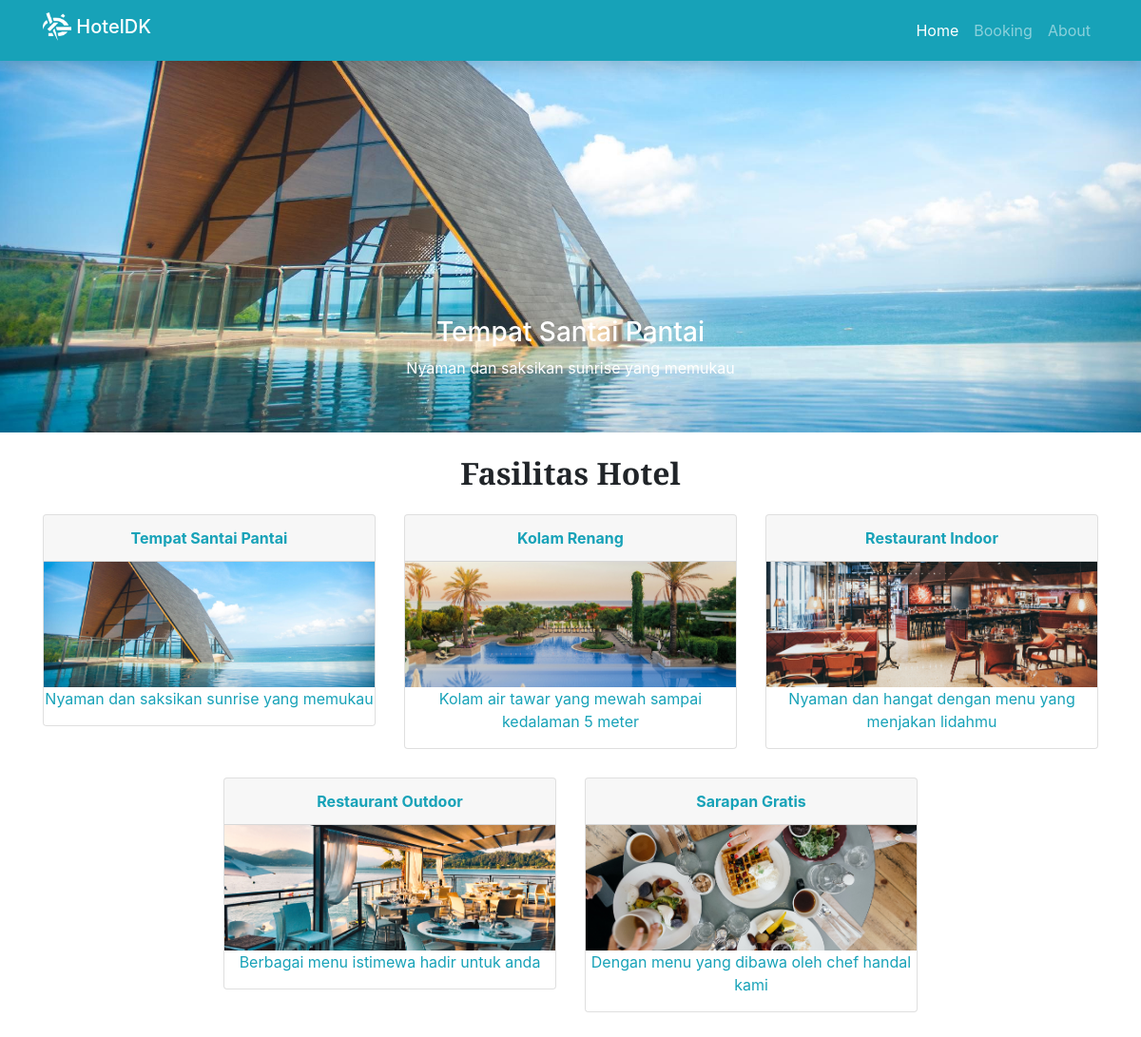
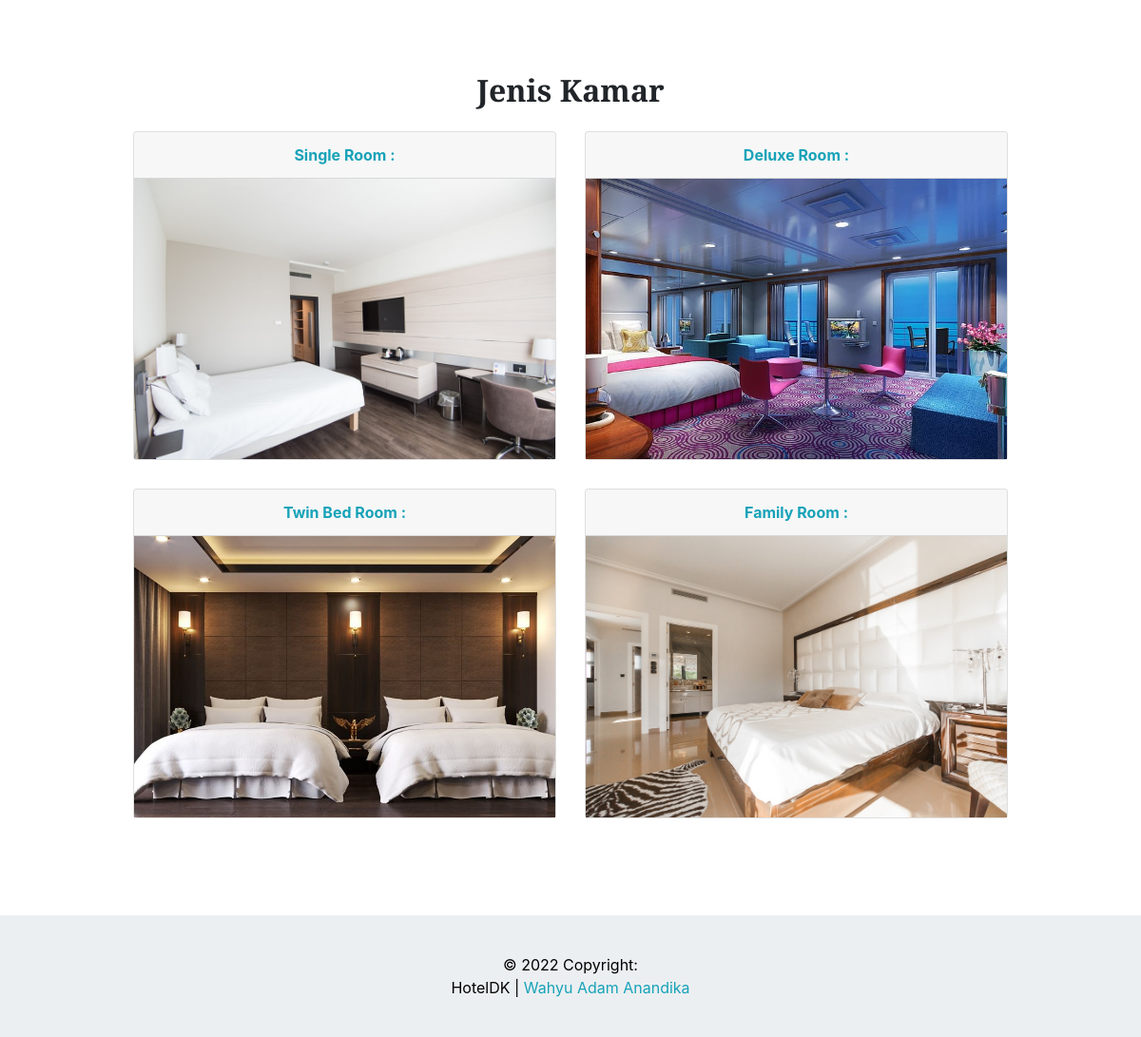
The page / on the database its author committed (2 pictures, top to bottom).
### tables this page shows
CREATE TABLE `tb_fasilitas_umum` (
  `id` int(11) NOT NULL,
  `nama_fasilitas` varchar(50) NOT NULL,
  `keterangan` text NOT NULL,
  `gambar` varchar(100) NOT NULL
);

CREATE TABLE `tb_fasilitas_kamar` (
  `id` int(11) NOT NULL,
  `id_kamar` int(11) NOT NULL,
  `fasilitas` varchar(100) NOT NULL,
  `gambar` varchar(100) NOT NULL
);

CREATE TABLE `tb_kamar` (
  `id_kamar` int(11) NOT NULL,
  `nama_kamar` varchar(50) NOT NULL,
  `total_kamar` int(5) NOT NULL,
  `harga` int(50) NOT NULL
);

### home_content.php (the view, shortened to what this page needs)
<h1 class="text-center my-4"><b>Fasilitas Hotel</b></h1>
 <div class="container">
    <div class="row justify-content-center align-item-center text-center">
                  <?php
            $sql = "SELECT * FROM tb_fasilitas_umum ORDER BY id DESC LIMIT 5";
            $result = $conn->query($sql);
            if ($result->num_rows > 0) {
              while($row = $result->fetch_assoc()) {
                $nf= $row["nama_fasilitas"];
                $gambar= $row["gambar"];
                $ket = $row["keterangan"];
            ?>
        <div class="col-md-4" style="margin-bottom: 30px;">
            <div class="pop-up">
            <a class="card card-light" href="room.php">
                <div class="card-header text-center">
                    <b><?php echo $nf ; ?></b>
                </div>
                <div class="card-body p-0">
                    <img class="img-fluid h-auto" src="<?php echo $gambar ; ?>" alt="Gambar">
                    <p><?php echo $ket ; ?> </p>
                </div>
            </a>
            </div>
        </div>
                            <?php
                      }
                    }
                    ?>
    </div>
</div>
<br>
<br>
<h1 class="text-center my-4"><b>Jenis Kamar</b></h1>
<div class="container">
    <div class="row justify-content-center align-item-center text-center">
                  <?php
     $sql = "SELECT * FROM tb_fasilitas_kamar ORDER BY id DESC LIMIT 5";
      $result = $conn->query($sql);
       if ($result->num_rows > 0) {
        while($row = $result->fetch_assoc()) {
         $idk= $row["id_kamar"];
         $gambar= $row["gambar"];
         $sql2    = "SELECT nama_kamar FROM tb_kamar WHERE id_kamar= '$idk'";
         $result2 = $conn->query($sql2);
         $row2    = $result2->fetch_assoc();
   ?>
        <div class="col-md-5" style="margin-bottom: 30px;">
            <div class="card">
            <a class="card-light" data-bs-toggle="collapse" href="#collapseX<?php echo $idk; ?>" role="button" aria-expanded="false" aria-controls="collapseX<?php echo $idk; ?>">
                <div class="card-header text-center">
                    <b><?php echo $row2["nama_kamar"]; ?> :</b>
                </div>
                <div class="card-body p-0">
                    <img class="img-fluid h-auto" src="<?php echo $gambar; ?>" alt="Card image">
                </div>
            </a>
            </div>
        </div>
                            <?php
                      }
                    }
                    ?>
    </div>
</div>

### header.php (shortened to what this page needs)
<link href="https://cdnjs.cloudflare.com/ajax/libs/magnific-popup.js/1.1.0/magnific-popup.min.css" rel="stylesheet" />
<link href="assets/vendor/bootstrap-datepicker/css/bootstrap-datepicker.css" rel="stylesheet" />
<link rel="stylesheet" href="https://cdn.jsdelivr.net/npm/bootstrap-icons@1.8.1/font/bootstrap-icons.css">
<link href="css/styles.css" rel="stylesheet" />

### index.php (shortened to what this page needs)
<?php
  include "action/hotel_name.php";
  include "header.php";
?>
<!DOCTYPE html>
<html lang="en">
<head>
</head>
<body>
<nav class="navbar navbar-expand-md navbar-dark fixed-top bg-info shadow">
  <div class="container">
    <a class="navbar-brand h1 js-scroll-trigge" href="./">
      <img src="hotel.png" width="30" height="30" class="d-inline-block align-top img-circle" alt="Logo">
        <?php echo $_SESSION['hotel_judul'] ?>
    </a>
    <div class="collapse navbar-collapse" id="navbarNav">
      <ul class="navbar-nav ml-auto">
        <li class="nav-item active"><a class="nav-link js-scroll-trigger" href="index.php">Home</a></li>
        <li class="nav-item"><a class="nav-link js-scroll-trigger" href="room.php" id="">Booking</a></li>
        <li class="nav-item"><a class="nav-link js-scroll-trigger" href="about.php" id="">About</a></li>
      </ul>
    </div>
  </div>
</nav>
<?php include 'banner.php'; ?>
<?php include 'home_content.php'; ?>
<?php include 'footer.php'; ?>
</body>
</html>

### banner.php
<div id="carouselExampleIndicators" class="carousel slide" data-bs-ride="carousel"  data-ride="carousel">
   <div class="carousel-inner">
        <?php
            $aktif="active";
            $sql = "SELECT * FROM tb_fasilitas_umum ORDER BY id DESC LIMIT 5";
            $result = $conn->query($sql);
            if ($result->num_rows > 0) {
              while($row = $result->fetch_assoc()) {
                $nf= $row["nama_fasilitas"];
                $gambar= $row["gambar"];
                $ket = $row["keterangan"];
        ?>
              <div class="carousel-item <?php echo $aktif;?> ">
                <img src="<?php echo $gambar; ?>" class="img-fluid h-auto" style="width:100%">
                  <div class="carousel-caption">
                    <h3><?php echo $nf; ?></h3>
                    <p><?php echo $ket; ?></p>
                  </div>
              </div>
        <?php
            $aktif="";
              }
            }
        ?>
   </div>
</div>

### footer.php (shortened to what this page needs)
<br>
<br>
<br>
<footer class="footerr">
  <br>
  <div class="text-center py-3">© 2022 Copyright:
    <br><?php echo $_SESSION['hotel_judul'] . "  |  "?>
    <a class="text-info" href="https://www.instagram.com/wahyu_adam_dk"> Wahyu Adam Anandika</a>
  </div>
  <br>
</footer>

### footer.php (style rules this page uses)
.footerr { color: black; background-color: #eceff1 !important; }

### rows shown on the page
tb_fasilitas_umum: gambar (picture), nama_fasilitas "Tempat Santai Pantai", keterangan "Nyaman dan saksikan sunrise yang memukau"
tb_fasilitas_umum: nama_fasilitas "Kolam Renang", gambar (picture), keterangan "Kolam air tawar yang mewah sampai kedalaman 5 meter"
tb_fasilitas_umum: nama_fasilitas "Restaurant Indoor", gambar (picture), keterangan "Nyaman dan hangat dengan menu yang menjakan lidahmu"
tb_fasilitas_umum: nama_fasilitas "Restaurant Outdoor", gambar (picture), keterangan "Berbagai menu istimewa hadir untuk anda"
tb_fasilitas_umum: nama_fasilitas "Sarapan Gratis", gambar (picture), keterangan "Dengan menu yang dibawa oleh chef handal kami"
tb_fasilitas_kamar: id_kamar.nama_kamar "Single Room", gambar (picture)
tb_fasilitas_kamar: id_kamar.nama_kamar "Deluxe Room", gambar (picture)
tb_fasilitas_kamar: id_kamar.nama_kamar "Twin Bed Room", gambar (picture)
tb_fasilitas_kamar: id_kamar.nama_kamar "Family Room", gambar (picture)

### other values the page prints
$_SESSION['hotel_judul'] "HotelDK"
